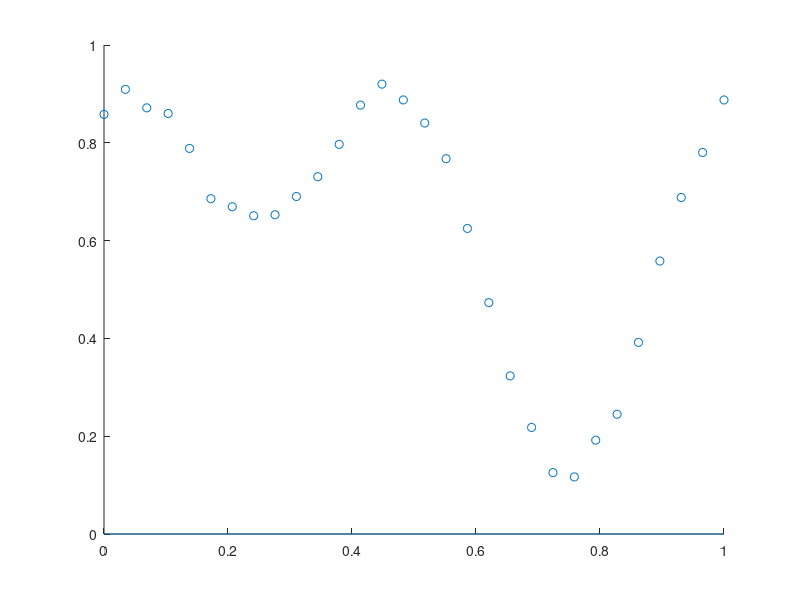

This chart was generated by the following MATLAB code:
%% Question 1 - Data Initialisation
clear;close all; clc;
% We want to plot the function y -> 0.5 + 0.4*sin(2*pi*x) to which we add a
% bit of noise (i.e. gaussian noise of standard variation 0.05). To do so
% you can use the randn() function. 

%Create 30 points uniformly chosen between 0 and 1.
%%%%%%%%%%%%%%%%%%%%%%%%%%%%%%%%%%%%%%%%%%%%%%%%%%%%%%%%%%%%%%%%%%%%%%
x=linspace(0,1,30); % to complete
%%%%%%%%%%%%%%%%%%%%%%%%%%%%%%%%%%%%%%%%%%%%%%%%%%%%%%%%%%%%%%%%%%%%%%


% % % % We first initilize the y vector as follows
% % %  y=zeros(1,length(x));
% % % % And we then compute the y vector as below:
% % % for i = 1:length(x)
% % %     %%%%%%%%%%%%%%%%%%%%%%%%%%%%%%%%%%%%%%%%%%%%%%%%%%%%%%%%%%%%%%%%%%%%
% % %     y(i) = 0.6 + sin(2*pi*x(i))/4 + cos(4*pi*x(i))/4;%to complete
% % %     %%%%%%%%%%%%%%%%%%%%%%%%%%%%%%%%%%%%%%%%%%%%%%%%%%%%%%%%%%%%%%%%%%%%
% % % end
y = 0.6 + sin(2*pi.*x)/4 + cos(4*pi.*x)/4;
% add normally dstributed noise
y = y + rand(size(y))/20;
%We then plot the points using the scatter function
figure(1)
% figure('units','normlized','position',[0 1 0 1])
scatter(x,y);
%% Question 2 -Exact Identity RBF
% In this question, you are asked to complete an exact Identity RBF. We
% need to find the function that F(x(i))=y(i) for i =1,...,30, where F(x) =
% sum( wj * (x - xj)^2), j = 1,..,30. 

G = zeros(30,30);
for i = 1:30
    for j = 1:30
        %%%%%%%%%%%%%%%%%%%%%%%%%%%%%%%%%%%%%%%%%%%%%%%%%%%%%%%%%%%%%%%%%%%
        G(i,j) = sqrt((x(i)-x(j))^2); % to complete
        %%%%%%%%%%%%%%%%%%%%%%%%%%%%%%%%%%%%%%%%%%%%%%%%%%%%%%%%%%%%%%%%%%%
    end
end

%You need to compute the weights. You can use the inv() function to
%inverse the G matrix.
%%%%%%%%%%%%%%%%%%%%%%%%%%%%%%%%%%%%%%%%%%%%%%%%%%%%%%%%%%%%%%%%%%%%%%%%%%
W = inv(G)*y';% to complete
%%%%%%%%%%%%%%%%%%%%%%%%%%%%%%%%%%%%%%%%%%%%%%%%%%%%%%%%%%%%%%%%%%%%%%%%%%

% We cr that eate the vectors inputgoes from 0 to 1. We initialise the
% output vector. Now that we know the weight vector, we can compute the 
% forward propagation.
input=linspace(0,1,100);
output=zeros(1,length(input));
for i = 1:length(input)
    for j = 1:30
        %%%%%%%%%%%%%%%%%%%%%%%%%%%%%%%%%%%%%%%%%%%%%%%%%%%%%%%%%%%%%%%%%%%
        d= sqrt((input(i) - x(j))^2) * W(j); % to complete
        output(i) = output(i) + d; % to complete
        %%%%%%%%%%%%%%%%%%%%%%%%%%%%%%%%%%%%%%%%%%%%%%%%%%%%%%%%%%%%%%%%%%%
    end
end
% % 
% % inter = sqrt((input.-x)^2)
% % output = W'*input;

%Plot of the data
figure(1)
scatter(x,y)
hold on
plot(input,output)
hold off

%% Exact Gaussian RBF
% In this question, you are asked to complete an exact gaussian RBF. We
% need to find the function that F(x(i))=y(i) for i =1,...,30, where F(x) =
% sum( wj * ((x - xj)^2/sigma)), j = 1..30. 

%This sigma is good enough, you don't need to change it but you can try to
%change it to see what is going on.
sigma = 0.003;

G = double(zeros(30,30));
for i = 1:30
    for j = 1:30
        %%%%%%%%%%%%%%%%%%%%%%%%%%%%%%%%%%%%%%%%%%%%%%%%%%%%%%%%%%%%%%%%%%%
        G(i,j) = exp(-((x(i)-x(j))^2)/(2*sigma^2)); %to complete
        %%%%%%%%%%%%%%%%%%%%%%%%%%%%%%%%%%%%%%%%%%%%%%%%%%%%%%%%%%%%%%%%%%%
    end
end

%You need to compute the weights. You can use the inv() function to
%inverse the G matrix.
%%%%%%%%%%%%%%%%%%%%%%%%%%%%%%%%%%%%%%%%%%%%%%%%%%%%%%%%%%%%%%%%%%%%%%%%%%
W = y/G;% to complete
%%%%%%%%%%%%%%%%%%%%%%%%%%%%%%%%%%%%%%%%%%%%%%%%%%%%%%%%%%%%%%%%%%%%%%%%%%

%We create the vectors input that goes from 0 to 1. We initialise the
%output vector. Now that we know the weight vector, we can compute the 
%forward propagation.
input=linspace(0,1,1000);
output=zeros(1,length(input));
for i = 1:length(input)
    for j = 1:30
        %%%%%%%%%%%%%%%%%%%%%%%%%%%%%%%%%%%%%%%%%%%%%%%%%%%%%%%%%%%%%%%%%%%
        d = exp(-((input(i)-x(j))^2)/(2*sigma^2)) * W(j); % to complete
        output(i)= output(i) + d; % to complete
        %%%%%%%%%%%%%%%%%%%%%%%%%%%%%%%%%%%%%%%%%%%%%%%%%%%%%%%%%%%%%%%%%%%
    end
end

%Plot of the data
figure(1)
scatter(x,y)
hold on
plot(input,output)
hold off

%% Question 4 - Clustering - kmean algorithm

%Choice of the number of center to use within the k-means algorithm
k=10;

%Using the kmeans function that is implemented within matlab, compute the
%index of the indices and the center associated of the x vector. We want to
%have k-centers using clusetering 
%%%%%%%%%%%%%%%%%%%%%%%%%%%%%%%%%%%%%%%%%%%%%%%%%%%%%%%%%%%%%%%%%%%%%%%%%%%
[clustering,C] = kmeans(x',k); % to complete, remove the deal
%%%%%%%%%%%%%%%%%%%%%%%%%%%%%%%%%%%%%%%%%%%%%%%%%%%%%%%%%%%%%%%%%%%%%%%%%%%

%We decide the color of the points as a vector of point, Matlab will itself
%define the color of each cluster. 
color=1:k;


%Plot of the data
figure(1)
scatter(x(clustering == 1),y(clustering == 1),'red')
hold on
for i = 2:k
    %%%%%%%%%%%%%%%%%%%%%%%%%%%%%%%%%%%%%%%%%%%%%%%%%%%%%%%%%%%%%%%%%%%%%%%
    scatter(x(clustering == i),y(clustering == i),color(i));% to complete
    %%%%%%%%%%%%%%%%%%%%%%%%%%%%%%%%%%%%%%%%%%%%%%%%%%%%%%%%%%%%%%%%%%%%%%%
end
hold off

%% RBFN - Identity
% In this question, you are asked to complete an  Identity RBF. We
% need to find the function that F(x(j))=y(j) for j =1,...,30, where F(x) =
% sum( wi * Phi(norm(x - xi))), i = 1..k. But now you need to use the 
% clusters you previously defined.

G = zeros(k,30);
for i = 1:k
    for j = 1:30
        %%%%%%%%%%%%%%%%%%%%%%%%%%%%%%%%%%%%%%%%%%%%%%%%%%%%%%%%%%%%%%%%%%%
        G(i,j) = 0;% to complete
        %%%%%%%%%%%%%%%%%%%%%%%%%%%%%%%%%%%%%%%%%%%%%%%%%%%%%%%%%%%%%%%%%%%
    end
end

%now you need to compute the weights. You can use the pinv() function to
%inverse the G matrix.
%%%%%%%%%%%%%%%%%%%%%%%%%%%%%%%%%%%%%%%%%%%%%%%%%%%%%%%%%%%%%%%%%%%%%%%%%%%
W = 0; % to complete
%%%%%%%%%%%%%%%%%%%%%%%%%%%%%%%%%%%%%%%%%%%%%%%%%%%%%%%%%%%%%%%%%%%%%%%%%%%


%We create the vectors input that goes from 0 to 1. We initialise the
%output vector. Now that we know the weight vector, we can compute the 
%forward propagation.
input=linspace(0,1,100);
output=zeros(1,length(input));
for i = 1:length(input)
    for j = 1:k
        %%%%%%%%%%%%%%%%%%%%%%%%%%%%%%%%%%%%%%%%%%%%%%%%%%%%%%%%%%%%%%%%%%%
        d=0;% to complete
        output(i)=0;% to complete
        %%%%%%%%%%%%%%%%%%%%%%%%%%%%%%%%%%%%%%%%%%%%%%%%%%%%%%%%%%%%%%%%%%%
    end
end

%plot of the points
figure(1)
scatter(x,y)
hold on
plot(input,output)
hold off

%% RBFN - GAUSSIAN
% In this question, you are asked to complete an exact gaussian RBF. We
% need to find the function that F(x(j))=y(j) for j =1..30, where F(x) =
% sum( wi * ((x - xi)^2/sigma)), i = 1..k. 

%This sigma is good enough, you don't need to change it but you can try to
%change it to see what is going on.

sigma = 0.1;

G = zeros(k,30);
for i = 1:k
    for j = 1:30
        %%%%%%%%%%%%%%%%%%%%%%%%%%%%%%%%%%%%%%%%%%%%%%%%%%%%%%%%%%%%%%%%%%%
        G(i,j) = 0;% to complete
        %%%%%%%%%%%%%%%%%%%%%%%%%%%%%%%%%%%%%%%%%%%%%%%%%%%%%%%%%%%%%%%%%%%
    end
end

%now you need to compute the weights. You can use the pinv() function to
%inverse the G matrix.
%%%%%%%%%%%%%%%%%%%%%%%%%%%%%%%%%%%%%%%%%%%%%%%%%%%%%%%%%%%%%%%%%%%%%%%%%%%
W = pinv(G')*y'; % to complete
%%%%%%%%%%%%%%%%%%%%%%%%%%%%%%%%%%%%%%%%%%%%%%%%%%%%%%%%%%%%%%%%%%%%%%%%%%%

%We create the vectors input that goes from 0 to 1. We initialise the
%output vector. Now that we know the weight vector, we can compute the 
%forward propagation.
input=linspace(0,1,1000);
output=zeros(1,length(input));
for i = 1:length(input)
    for j = 1:k
        %%%%%%%%%%%%%%%%%%%%%%%%%%%%%%%%%%%%%%%%%%%%%%%%%%%%%%%%%%%%%%%%%%%
        d=0;% to complete
        output(i)=0;% to complete
        %%%%%%%%%%%%%%%%%%%%%%%%%%%%%%%%%%%%%%%%%%%%%%%%%%%%%%%%%%%%%%%%%%%
    end
end

%Plot of the figure
figure(1)
scatter(x,y)
hold on
plot(input,output)
hold off

